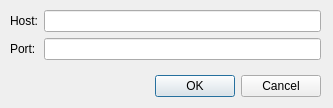
<?xml version="1.0" encoding="UTF-8"?>
<ui version="4.0">
 <class>ConnectionPreferences</class>
 <widget class="QDialog" name="ConnectionPreferences">
  <property name="windowModality">
   <enum>Qt::ApplicationModal</enum>
  </property>
  <property name="geometry">
   <rect>
    <x>0</x>
    <y>0</y>
    <width>333</width>
    <height>108</height>
   </rect>
  </property>
  <property name="windowTitle">
   <string>Connection Preferences</string>
  </property>
  <property name="modal">
   <bool>true</bool>
  </property>
  <widget class="QDialogButtonBox" name="buttonBox">
   <property name="geometry">
    <rect>
     <x>10</x>
     <y>70</y>
     <width>311</width>
     <height>32</height>
    </rect>
   </property>
   <property name="orientation">
    <enum>Qt::Horizontal</enum>
   </property>
   <property name="standardButtons">
    <set>QDialogButtonBox::Cancel|QDialogButtonBox::Ok</set>
   </property>
  </widget>
  <widget class="QWidget" name="formLayoutWidget">
   <property name="geometry">
    <rect>
     <x>10</x>
     <y>10</y>
     <width>311</width>
     <height>54</height>
    </rect>
   </property>
   <layout class="QFormLayout" name="formLayout">
    <item row="0" column="0">
     <widget class="QLabel" name="label_host">
      <property name="text">
       <string>Host:</string>
      </property>
     </widget>
    </item>
    <item row="0" column="1">
     <widget class="QLineEdit" name="host">
      <property name="maxLength">
       <number>128</number>
      </property>
     </widget>
    </item>
    <item row="1" column="0">
     <widget class="QLabel" name="label_port">
      <property name="text">
       <string>Port:</string>
      </property>
     </widget>
    </item>
    <item row="1" column="1">
     <widget class="QLineEdit" name="port">
      <property name="maxLength">
       <number>5</number>
      </property>
     </widget>
    </item>
   </layout>
  </widget>
 </widget>
 <resources/>
 <connections>
  <connection>
   <sender>buttonBox</sender>
   <signal>accepted()</signal>
   <receiver>ConnectionPreferences</receiver>
   <slot>accept()</slot>
   <hints>
    <hint type="sourcelabel">
     <x>248</x>
     <y>254</y>
    </hint>
    <hint type="destinationlabel">
     <x>157</x>
     <y>274</y>
    </hint>
   </hints>
  </connection>
  <connection>
   <sender>buttonBox</sender>
   <signal>rejected()</signal>
   <receiver>ConnectionPreferences</receiver>
   <slot>reject()</slot>
   <hints>
    <hint type="sourcelabel">
     <x>316</x>
     <y>260</y>
    </hint>
    <hint type="destinationlabel">
     <x>286</x>
     <y>274</y>
    </hint>
   </hints>
  </connection>
 </connections>
</ui>
